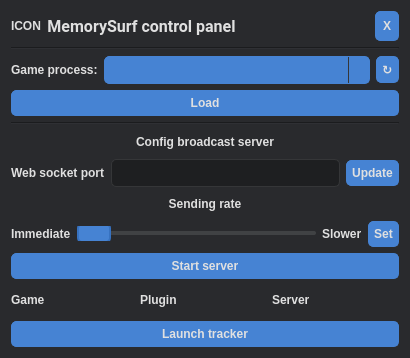
<?xml version="1.0" encoding="UTF-8"?>

<ui version="4.0">
	<class>NecromancyLoaderWindowClass</class>
	<widget class="QMainWindow" name="NecromancyLoaderWindowClass">
		<property name="geometry">
			<rect>
				<x>0</x>
				<y>0</y>
				<width>410</width>
				<height>358</height>
			</rect>
		</property>
		<property name="sizePolicy">
			<sizepolicy hsizetype="Preferred" vsizetype="Preferred">
				<horstretch>0</horstretch>
				<verstretch>0</verstretch>
			</sizepolicy>
		</property>
		<property name="windowTitle">
			<string>NecromancyLoaderWindow</string>
		</property>
		<property name="styleSheet">
			<string notr="true">
				/***********************/
				/* Базовые настройки */
				/***********************/
				* {
				font-family: &quot;Roboto&quot;, &quot;Tahoma&quot;, &quot;System UI&quot;;
				font-weight: 600;
				color: #e0e0e0;
				}

				QWidget {
				background-color: #292a2d;
				selection-background-color: #3daee9;
				}

				/***********************/
				/* Общие элементы */
				/***********************/
				QPushButton, QLineEdit, QTextEdit, QSlider::handle, QComboBox {
				border-radius: 5px;
				border: 1px solid #4683d3;
				background-color: #4683d3;
				padding: 5px;
				transition: background-color 150ms ease, border-color 150ms ease;
				}

				QSlider::groove {
				background: #404244;
				border-radius: 2px;
				height: 4px;
				}

				QSlider::handle:hover {
				background: #5f93db;
				}

				QPushButton:hover, QLineEdit:hover, QTextEdit:hover, QComboBox:hover, QSlider::handle:hover {
				background-color: #4d8feb;
				border-color: #4d8feb;
				}

				QPushButton:pressed, QSlider::handle:pressed {
				background-color: #375d8f;
				border-color: #375d8f;
				}

				QLineEdit, QTextEdit {
				background-color: #1e1f21;
				border: 1px solid #353638;
				}

				QLineEdit:hover, QTextEdit:hover {
				border-color: #4d8feb;
				background-color: #252628;
				}

				QComboBox::drop-down {
				subcontrol-origin: padding;
				subcontrol-position: top right;
				width: 20px;
				border-left-width: 1px;
				border-left-color: #353638;
				border-left-style: solid;
				}

				/***********************/
				/* Специфичные элементы */
				/***********************/
				QScrollBar:vertical {
				background: #1e1f21;
				width: 10px;
				}

				QScrollBar::handle:vertical {
				background: #353638;
				border-radius: 4px;
				}

				/***********************/
				/* Основное окно */
				/***********************/
				QMainWindow, QDialog {
				background-color: #292a2d;
				border-radius: 5px;
				padding: 1px; /* Помогает избежать обрезки контента */
				}

				/***********************/
				/* Комбобокс и скроллбар */
				/***********************/
				QComboBox QScrollBar:vertical {
				background: #1e1f21;
				width: 12px;
				border-radius: 6px;
				}

				QComboBox QScrollBar::handle:vertical {
				background: #3772c0;
				border-radius: 6px;
				min-height: 30px;
				}

				QComboBox QScrollBar::add-line:vertical,
				QComboBox QScrollBar::sub-line:vertical {
				background: none;
				}

				/***********************/
				/* Слайдер */
				/***********************/
				QSlider::handle {
				width: 20px;
				height: 20px;
				margin: -8px 0; /* Выступ за пределы groove */
				border: 2px solid #3772c0;
				transition: all 150ms ease;
				}

				QSlider::handle:hover {
				background: #709ad4;
				border-color: #e7e7e700;
				transform: scale(1.1);
				}

				/***********************/
				/* Обновлённые стили */
				/***********************/
				QSlider::groove {
				margin: 8px 0; /* Пространство для handle */
				}

				QComboBox QListView {
				background: #1e1f21;
				border-radius: 5px;
				margin-top: 2px;
				}

				/***********************/
				/* Состояние Disabled */
				/***********************/
				QPushButton:disabled {
				background-color: #3a3f45;     /* Тёмный серо-синий фон */
				border-color: #2d3136;        /* Граница на тон темнее фона */
				color: #909294;               /* Приглушённый серый текст */
				transition: none;            /* Отключаем анимации */
				}

				/***********************/
				/* Всплывающие подсказки */
				/***********************/
				QToolTip {
				background-color: #37393b;       /* Светло-серый фон (на 15% светлее основного) */
				color: #e0e0e0;                 /* Стандартный цвет текста */
				border: 1px solid #2d2f31;      /* Тёмная граница для контраста */
				border-radius: 5px;             /* Скругление как у других элементов */
				padding: 5px 8px;               /* Комфортные отступы */
				font-family: &quot;Roboto&quot;, &quot;Tahoma&quot;, &quot;System UI&quot;;
				font-weight: 600;
				opacity: 230;                   /* Фикс для плавного появления в некоторых ОС */
				}

				/***********************/
				/* Графическая область */
				/***********************/
				QGraphicsView {
				border: 0px transparent;      /* Полное удаление границы */
				outline: 0px;                  /* Убираем фокусную рамку */
				background-color: #292a2d;     /* Соответствие основному фону */
				}

				QGraphicsView::viewport {
				border: none;                 /* Двойная страховка для внутренней области */
				background-color: transparent;
				}
			</string>
		</property>
		<widget class="QWidget" name="centralWidget">
			<layout class="QVBoxLayout" name="verticalLayout_2">
				<item>
					<widget class="QWidget" name="customHeader" native="true">
						<layout class="QHBoxLayout" name="horizontalLayout_7">
							<property name="leftMargin">
								<number>0</number>
							</property>
							<property name="topMargin">
								<number>0</number>
							</property>
							<property name="rightMargin">
								<number>0</number>
							</property>
							<property name="bottomMargin">
								<number>0</number>
							</property>
							<item>
								<widget class="QLabel" name="iconLabel">
									<property name="sizePolicy">
										<sizepolicy hsizetype="Fixed" vsizetype="Preferred">
											<horstretch>0</horstretch>
											<verstretch>0</verstretch>
										</sizepolicy>
									</property>
									<property name="text">
										<string>ICON</string>
									</property>
								</widget>
							</item>
							<item>
								<layout class="QHBoxLayout" name="horizontalLayout_8">
									<item>
										<layout class="QHBoxLayout" name="rightStatusInfo">
											<item>
												<widget class="QLabel" name="label_5">
													<property name="font">
														<font>
															<family>Roboto</family>
															<pointsize>12</pointsize>
															<bold>true</bold>
														</font>
													</property>
													<property name="text">
														<string>MemorySurf control panel</string>
													</property>
													<property name="alignment">
														<set>Qt::AlignCenter</set>
													</property>
												</widget>
											</item>
											<item>
												<widget class="QGraphicsView" name="rightsIndicator">
													<property name="sizePolicy">
														<sizepolicy hsizetype="Expanding" vsizetype="Fixed">
															<horstretch>0</horstretch>
															<verstretch>0</verstretch>
														</sizepolicy>
													</property>
													<property name="maximumSize">
														<size>
															<width>30</width>
															<height>30</height>
														</size>
													</property>
												</widget>
											</item>
											<item>
												<widget class="QLabel" name="appRightsLabel">
													<property name="text">
														<string />
													</property>
												</widget>
											</item>
										</layout>
									</item>
									<item>
										<widget class="QPushButton" name="closeButton">
											<property name="sizePolicy">
												<sizepolicy hsizetype="Fixed" vsizetype="Fixed">
													<horstretch>0</horstretch>
													<verstretch>0</verstretch>
												</sizepolicy>
											</property>
											<property name="minimumSize">
												<size>
													<width>24</width>
													<height>24</height>
												</size>
											</property>
											<property name="maximumSize">
												<size>
													<width>48</width>
													<height>48</height>
												</size>
											</property>
											<property name="text">
												<string>X</string>
											</property>
										</widget>
									</item>
								</layout>
							</item>
						</layout>
					</widget>
				</item>
				<item>
					<widget class="Line" name="line_2">
						<property name="orientation">
							<enum>Qt::Horizontal</enum>
						</property>
					</widget>
				</item>
				<item>
					<layout class="QVBoxLayout" name="gameSelectionLayout">
						<item>
							<layout class="QHBoxLayout" name="horizontalLayout">
								<item>
									<widget class="QLabel" name="label">
										<property name="sizePolicy">
											<sizepolicy hsizetype="Fixed" vsizetype="Preferred">
												<horstretch>0</horstretch>
												<verstretch>0</verstretch>
											</sizepolicy>
										</property>
										<property name="text">
											<string>Game process:</string>
										</property>
									</widget>
								</item>
								<item>
									<widget class="QComboBox" name="gameProcCombo" />
								</item>
								<item>
									<widget class="QPushButton" name="procRefreshButton">
										<property name="sizePolicy">
											<sizepolicy hsizetype="Fixed" vsizetype="Fixed">
												<horstretch>0</horstretch>
												<verstretch>0</verstretch>
											</sizepolicy>
										</property>
										<property name="text">
											<string>↻</string>
										</property>
									</widget>
								</item>
							</layout>
						</item>
					</layout>
				</item>
				<item>
					<layout class="QHBoxLayout" name="horizontalLayout_4">
						<item>
							<widget class="QPushButton" name="loadButton">
								<property name="text">
									<string>Load</string>
								</property>
							</widget>
						</item>
					</layout>
				</item>
				<item>
					<widget class="Line" name="line">
						<property name="orientation">
							<enum>Qt::Horizontal</enum>
						</property>
					</widget>
				</item>
				<item>
					<widget class="QLabel" name="label_2">
						<property name="text">
							<string>Config broadcast server</string>
						</property>
						<property name="alignment">
							<set>Qt::AlignCenter</set>
						</property>
					</widget>
				</item>
				<item>
					<layout class="QHBoxLayout" name="horizontalLayout_2">
						<item>
							<widget class="QLabel" name="label_3">
								<property name="text">
									<string>Web socket port</string>
								</property>
							</widget>
						</item>
						<item>
							<widget class="QLineEdit" name="webSocketPortEntry" />
						</item>
						<item>
							<widget class="QPushButton" name="portUpdateButton">
								<property name="text">
									<string>Update</string>
								</property>
							</widget>
						</item>
					</layout>
				</item>
				<item>
					<widget class="QLabel" name="label_4">
						<property name="text">
							<string>Sending rate</string>
						</property>
						<property name="alignment">
							<set>Qt::AlignCenter</set>
						</property>
					</widget>
				</item>
				<item>
					<layout class="QHBoxLayout" name="horizontalLayout_3">
						<item>
							<widget class="QLabel" name="leftSendingRateSpeedLabel">
								<property name="text">
									<string>Immediate</string>
								</property>
							</widget>
						</item>
						<item>
							<widget class="QSlider" name="sendingRateSlider">
								<property name="minimum">
									<number>0</number>
								</property>
								<property name="maximum">
									<number>5</number>
								</property>
								<property name="orientation">
									<enum>Qt::Horizontal</enum>
								</property>
							</widget>
						</item>
						<item>
							<widget class="QLabel" name="label_right">
								<property name="text">
									<string>Slower</string>
								</property>
							</widget>
						</item>
						<item>
							<widget class="QPushButton" name="setSendingRateButton">
								<property name="text">
									<string>Set</string>
								</property>
							</widget>
						</item>
					</layout>
				</item>
				<item>
					<layout class="QHBoxLayout" name="horizontalLayout_6">
						<item>
							<widget class="QPushButton" name="startServerButton">
								<property name="text">
									<string>Start server</string>
								</property>
							</widget>
						</item>
					</layout>
				</item>
				<item>
					<layout class="QHBoxLayout" name="statusBarLayout">
						<item>
							<layout class="QHBoxLayout" name="horizontalLayout_10">
								<item>
									<widget class="QLabel" name="label_6">
										<property name="text">
											<string>Game</string>
										</property>
									</widget>
								</item>
								<item>
									<widget class="QGraphicsView" name="gameIndicator">
										<property name="sizePolicy">
											<sizepolicy hsizetype="Expanding" vsizetype="Fixed">
												<horstretch>0</horstretch>
												<verstretch>0</verstretch>
											</sizepolicy>
										</property>
										<property name="maximumSize">
											<size>
												<width>16777215</width>
												<height>30</height>
											</size>
										</property>
									</widget>
								</item>
							</layout>
						</item>
						<item>
							<layout class="QHBoxLayout" name="horizontalLayout_9">
								<item>
									<widget class="QLabel" name="label_8">
										<property name="text">
											<string>Plugin</string>
										</property>
									</widget>
								</item>
								<item>
									<widget class="QGraphicsView" name="pluginIndicator">
										<property name="sizePolicy">
											<sizepolicy hsizetype="Expanding" vsizetype="Fixed">
												<horstretch>0</horstretch>
												<verstretch>0</verstretch>
											</sizepolicy>
										</property>
										<property name="maximumSize">
											<size>
												<width>16777215</width>
												<height>30</height>
											</size>
										</property>
									</widget>
								</item>
							</layout>
						</item>
						<item>
							<layout class="QHBoxLayout" name="horizontalLayout_5">
								<item>
									<widget class="QLabel" name="label_7">
										<property name="text">
											<string>Server</string>
										</property>
									</widget>
								</item>
								<item>
									<widget class="QGraphicsView" name="serverIndicator">
										<property name="sizePolicy">
											<sizepolicy hsizetype="Expanding" vsizetype="Fixed">
												<horstretch>0</horstretch>
												<verstretch>0</verstretch>
											</sizepolicy>
										</property>
										<property name="maximumSize">
											<size>
												<width>16777215</width>
												<height>30</height>
											</size>
										</property>
									</widget>
								</item>
							</layout>
						</item>
					</layout>
				</item>
				<item>
					<widget class="QPushButton" name="launchTrackerButton">
						<property name="text">
							<string>Launch tracker</string>
						</property>
					</widget>
				</item>
			</layout>
		</widget>
	</widget>
	<layoutdefault spacing="6" margin="11" />
	<resources>
		<include location="necromancyloaderwindow.qrc" />
	</resources>
	<connections />
</ui>
